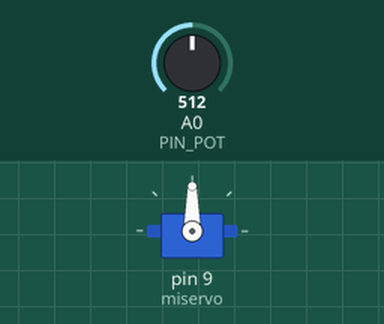
This sketch was run on a simulated Arduino Uno, built with avr-gcc and run on an emulated ATmega328P. Parts: servo. Inputs (shaded band) come from the test bench; at power-on: A0 (PIN_POT) = 512. What the sketch prints to the serial monitor is not drawn.

Above: at 1.2 s.
1.3 s: A0 (PIN_POT) set to 716
At 2.5 s:
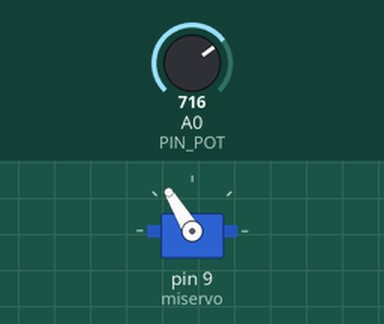
2.8 s: A0 (PIN_POT) set to 900
At 3.4 s:
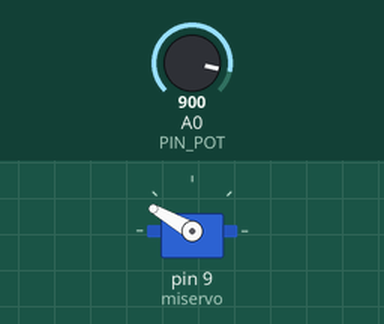
4.3 s: A0 (PIN_POT) set to 1023
At 4.7 s:
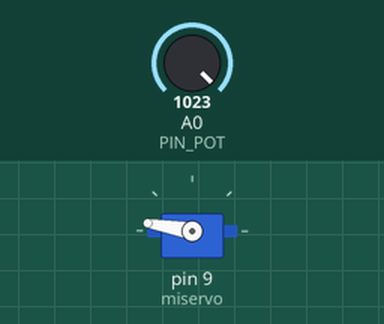
5.8 s: A0 (PIN_POT) set to 306
At 7.0 s:
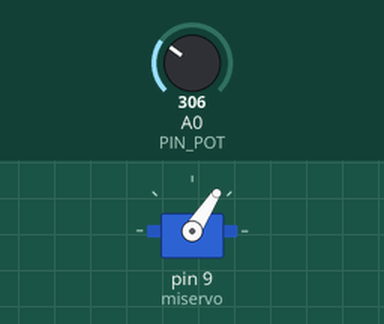
7.3 s: A0 (PIN_POT) set to 122
At 8.0 s:
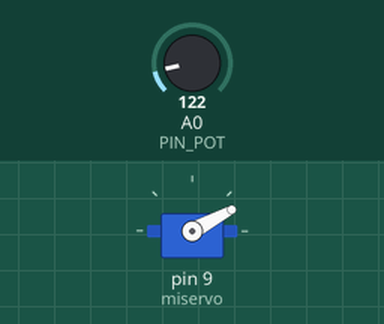
8.8 s: A0 (PIN_POT) set to 0
At 9.4 s:
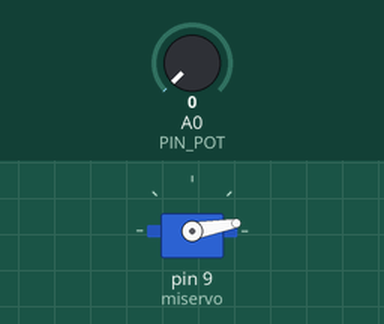
Timing chart, 0 to 11.3 s (numbered marks = the images above; inputs shaded):
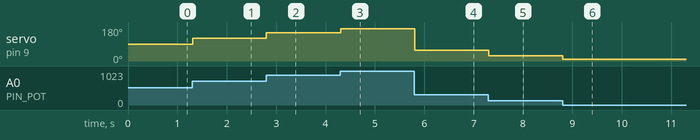

The sketch:

Ejercicio04-JorgeManzanares.ino
```cpp
//Librería Servo
#include <Servo.h>
#define PIN_SERVO 9
#define PIN_POT A0
Servo miservo;
int pos;
void setup() {
  // put your setup code here, to run once:
  Serial.begin(9600);
   miservo.attach(9);
}

void loop() {
  int pos_pot = (analogRead(PIN_POT));
  Serial.print(pos_pot);
  pos=map(pos_pot,1,1023,10,170);
  miservo.write(pos);
//Serial.println(pos_pot);
//Serial.println(pos);
delay(10);
// put your main code here, to run repeatedly:
}
```

Measured:
- after the input at 1.3 s, servo on pin 9 (miservo): 90° → 121° at once
- after the input at 2.8 s, servo on pin 9 (miservo): 121° → 150° at once
- after the input at 4.3 s, servo on pin 9 (miservo): 150° → 170° at once
- after the input at 5.8 s, servo on pin 9 (miservo): 170° → 57° at once
- after the input at 7.3 s, servo on pin 9 (miservo): 57° → 28° at once
- after the input at 8.8 s, servo on pin 9 (miservo): 28° → 10° at once
